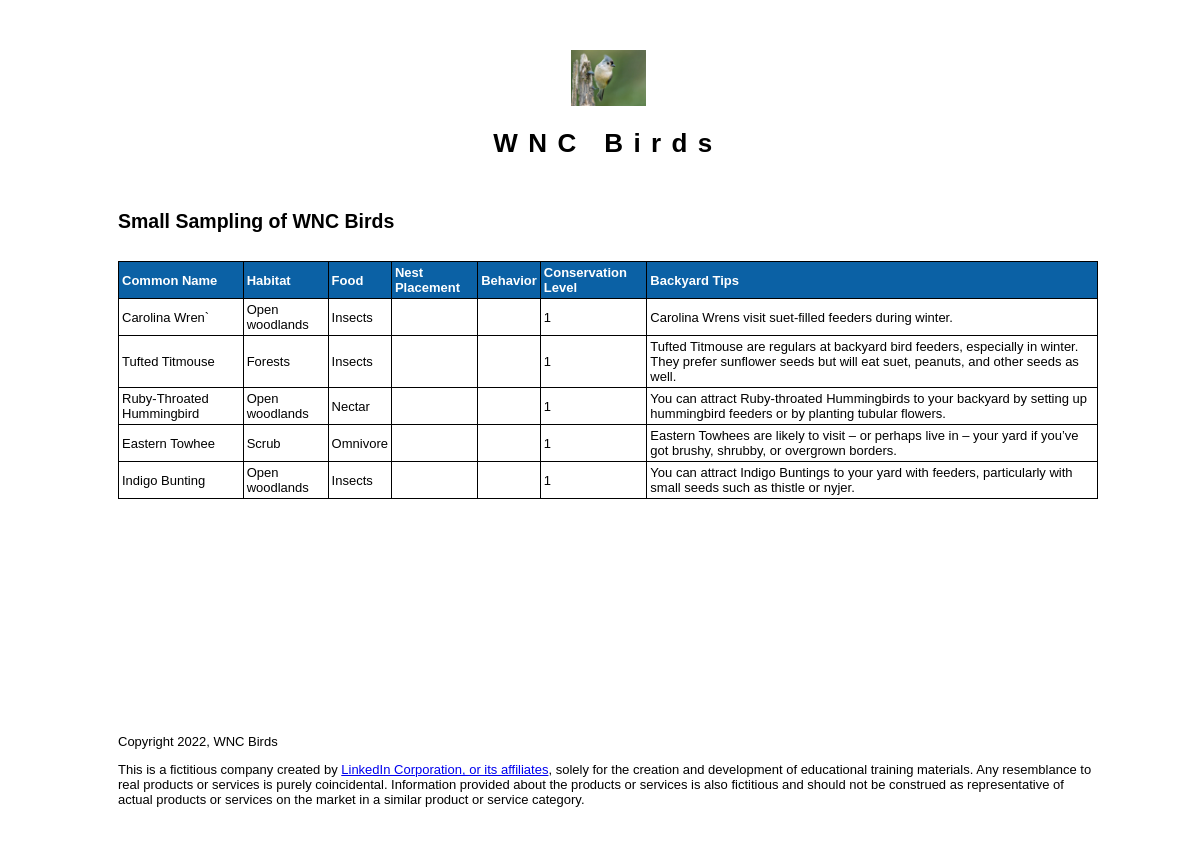
The page /birds/public/birds.php on the database its author committed.
### tables this page shows
CREATE TABLE `birds` (
  `id` int(11) NOT NULL,
  `common_name` varchar(100) NOT NULL,
  `habitat` varchar(100) NOT NULL,
  `food` varchar(100) NOT NULL,
  `conservation_id` tinyint(4) NOT NULL,
  `backyard_tips` text NOT NULL
);

### birds/private/functions.php (called while the page is built, shortened)
 <?php
function url_for($script_path) {
  if($script_path[0] != '/') {
    $script_path = "/" . $script_path;
  }
  return WWW_ROOT . $script_path;
}
function h($string="") {
  return htmlspecialchars($string);
}
?>

### birds/private/classes/bird.class.php (called while the page is built, shortened)
<?php
class Bird {
  static protected $database;
  static public function set_database($database) {
    self::$database = $database;
  }
  static public function find_by_sql($sql) {
    $result = self::$database->query($sql);
    $object_array = [];
    while($record = $result->fetch_assoc()) {
      $object_array[] = self::instantiate($record);
    }
    return $object_array;
  }
  static public function find_all() {
    $sql = "SELECT * FROM birds";
    return self::find_by_sql($sql);
  }
  static protected function instantiate($record) {
    $object = new self;
    foreach($record as $property => $value) {
      if(property_exists($object, $property)) {
        $object->$property = $value;
      }
    }
    return $object;
  }
}

### birds/public/birds.php (the view, shortened to what this page needs)
<?php include(SHARED_PATH . '/public_header.php'); ?>
<div id="main">
  <div id="page">
    <div class="intro">
      <h2>Small Sampling of WNC Birds</h2>
    </div>
    <table id="inventory">
      <tr>
        <th>Common Name</th>
        <th>Habitat</th>
        <th>Food</th>
        <th>Nest Placement</th>
        <th>Behavior</th>
        <th>Conservation Level</th>
        <th>Backyard Tips</th>
      </tr>
      <?php
      $birds = Bird::find_all();
      ?>
      <?php foreach ($birds as $bird) { ?>
        <tr>
          <td><?php echo h($bird->common_name); ?></td>
          <td><?php echo h($bird->habitat); ?></td>
          <td><?php echo h($bird->food); ?></td>
          <td><?php echo h($bird->nest_placement); ?></td>
          <td><?php echo h($bird->behavior); ?></td>
          <td><?php echo h($bird->conservation_id); ?></td>
          <td><?php echo h($bird->backyard_tips); ?></td>
        <tr>
        <?php } ?>
    </table>
  </div>
</div>
<?php include(SHARED_PATH . '/public_footer.php'); ?>

### birds/private/shared/public_header.php (shortened to what this page needs)
<!doctype html>
<html lang="en">
  <head>
    <link rel="stylesheet" media="all" href="<?php echo url_for('/stylesheets/public.css'); ?>" />
  </head>
  <body>
    <header>
      <h1>
        <a href="<?php echo url_for('/index.php'); ?>">
          <img class="bike-icon" src="<?php echo url_for('images/tufted-titmouse.jpg') ?>" /><br />
          WNC Birds
        </a>
      </h1>
    </header>

### birds/private/shared/public_footer.php (shortened to what this page needs)
  <?php if(isset($super_hero_image)) { ?>
    <div class="expanding-wrapper">
      <footer>
        <?php include(SHARED_PATH . '/public_copyright_disclaimer.php'); ?>
      </footer>
    </div>
  <?php } else { ?>
    <footer>
      <?php include(SHARED_PATH . '/public_copyright_disclaimer.php'); ?>
    </footer>
  <?php } ?>
  </body>
</html>

### birds/private/shared/public_copyright_disclaimer.php
<p>Copyright <?php echo date('Y'); ?>, WNC Birds</p>
<p>This is a fictitious company created by <a href="http://linkedin.com">LinkedIn Corporation, or its affiliates</a>, solely for the creation and development of educational training materials. Any resemblance to real products or services is purely coincidental. Information provided about the products or services is also fictitious and should not be construed as representative of actual products or services on the market in a similar product or service category.</p>

### birds/public/stylesheets/public.css (style rules this page uses)
html { height: 100%; width: 100%; }
body { width: 100%; height: 100%; border: 0; font: 13px/15px Verdana, Arial, Helvetica, sans-serif; background: #ffffff; }
header { width: 980px; margin: 0 auto; padding: 0; text-align: left; color: #ffffff; }
header h1 { margin: 50px 0 0 0; text-align: center; }
header h1 a { text-decoration: none; color: #000; letter-spacing: 0.4em; }
header h1 a img.bike-icon { display: inline-block; margin-bottom: 30px; width: 75px; }
#main { width: 980px; height: 500px; margin: 0 auto; padding: 0; }
footer { clear: both; width: 980px; margin: 0 auto; padding: 10px; background-color: #ffffff; }
div#page { margin: 60px auto; }
div#page h2 { line-height: 20px; }
table#inventory { margin-top: 30px; width: 980px; border-collapse: collapse; }
table#inventory tr th { background: #0b61a5; color: #fff; text-align: left; }
table#inventory tr td, table#inventory tr th { border: 1px solid #000; padding: 3px; }

### rows shown on the page
birds: common_name "Carolina Wren`", habitat "Open woodlands", food "Insects", conservation "1", backyard_tips "Carolina Wrens visit suet-filled feeders during winter."
birds: common_name "Tufted Titmouse", habitat "Forests", food "Insects", conservation "1", backyard_tips "Tufted Titmouse are regulars at backyard bird feeders, especially in winter. They prefer sunflower seeds but will eat suet, peanuts, and other seeds as well."
birds: common_name "Ruby-Throated Hummingbird", habitat "Open woodlands", food "Nectar", conservation "1", backyard_tips "You can attract Ruby-throated Hummingbirds to your backyard by setting up hummingbird feeders or by planting tubular flowers."
birds: common_name "Eastern Towhee", habitat "Scrub", food "Omnivore", conservation "1", backyard_tips "Eastern Towhees are likely to visit – or perhaps live in – your yard if you’ve got brushy, shrubby, or overgrown borders."
birds: common_name "Indigo Bunting", habitat "Open woodlands", food "Insects", conservation "1", backyard_tips "You can attract Indigo Buntings to your yard with feeders, particularly with small seeds such as thistle or nyjer."
